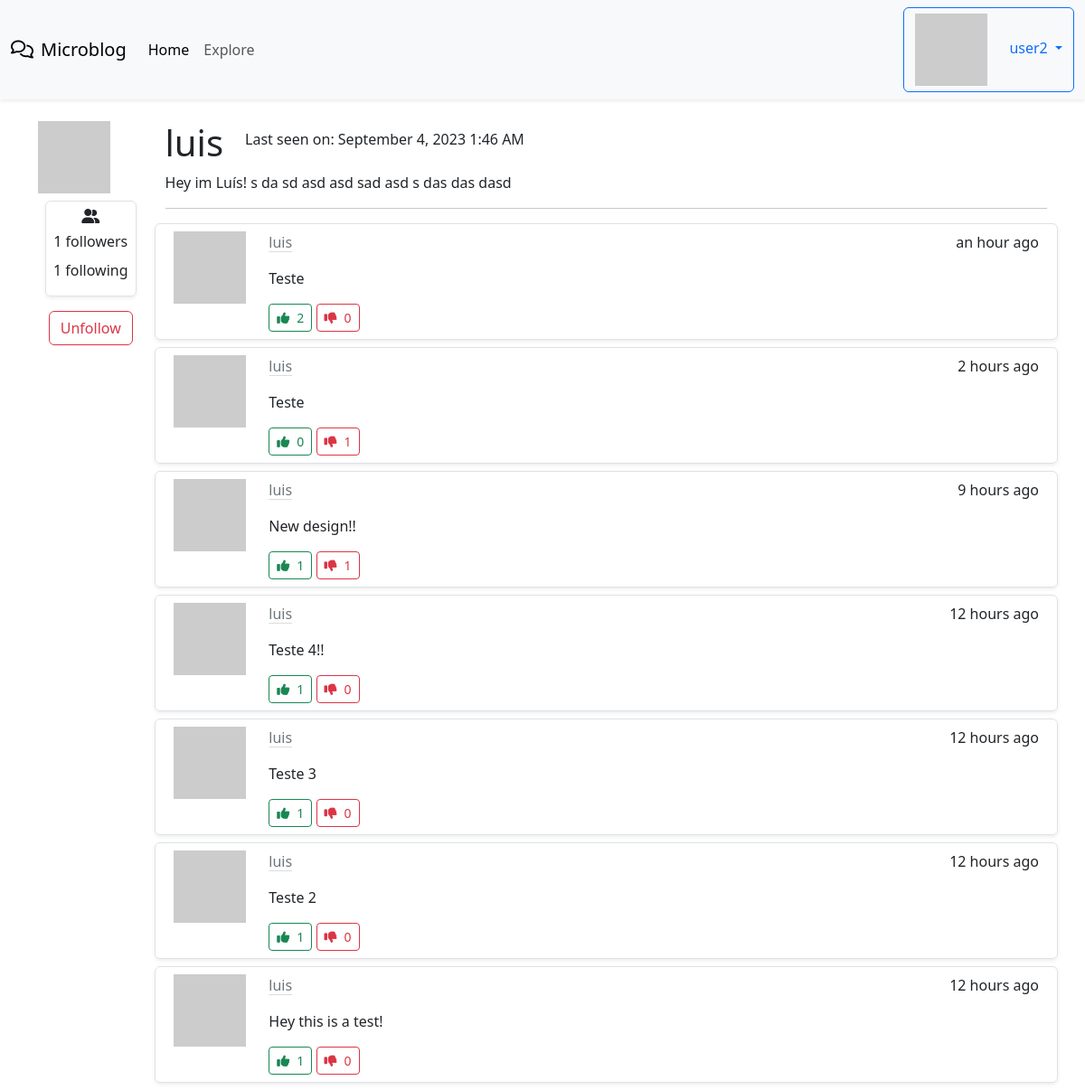
Screenshot of /user/luis (signed in) with the database file from the repository.
### app/models.py (models this page shows, shortened)
class User(UserMixin, db.Model):
    id = db.Column(db.Integer, primary_key = True)
    username = db.Column(db.String(64), index = True, unique = True)
    email = db.Column(db.String(120), index = True, unique = True)
    password_hash = db.Column(db.String(128))
    posts = db.relationship('Post', backref='author', lazy='dynamic')
    about_me = db.Column(db.String(140))
    last_seen = db.Column(db.DateTime, default=datetime.utcnow)
    followed = db.relationship(
        'User', secondary=followers,
        primaryjoin=(followers.c.follower_id == id),
        secondaryjoin=(followers.c.followed_id == id),
        backref=db.backref('followers', lazy='dynamic'), lazy='dynamic'
    )
    upvotes = db.relationship('Upvote', backref='user', lazy='dynamic')
    downvotes = db.relationship('Downvote', backref='user', lazy='dynamic')
    def avatar(self, size):
        digest = md5(self.email.lower().encode('utf-8')).hexdigest()
        return 'https://www.gravatar.com/avatar/{}?d=identicon&s={}'.format(digest, size)
    def is_following(self, user):
        return self.followed.filter(
            followers.c.followed_id == user.id
        ).count() > 0

class Post(db.Model):
    id = db.Column(db.Integer, primary_key=True)
    body = db.Column(db.String(140))
    timestamp = db.Column(db.DateTime, index=True, default=datetime.utcnow)
    user_id = db.Column(db.Integer, db.ForeignKey('user.id'))
    language = db.Column(db.String(5))
    upvotes = db.relationship('Upvote', backref='post', lazy='dynamic')
    downvotes = db.relationship('Downvote', backref='post', lazy='dynamic')

### app/main/routes.py (the view)
@bp.route('/user/<username>')
@login_required
def user(username):
    user = User.query.filter_by(username=username).first_or_404()
    page = request.args.get('page', 1, type=int)
    posts = user.posts.order_by(Post.timestamp.desc()).paginate(
        page=page, per_page=current_app.config['POSTS_PER_PAGE'], error_out=False
    )
    next_url = url_for('main.user', page=posts.next_num) if posts.has_next else None
    prev_url = url_for('main.user', page=posts.prev_num) if posts.has_prev else None
    form = EmptyForm()
    return render_template('user.html', user=user, posts = posts.items, form=form, next_url=next_url, prev_url=prev_url )

### app/main/forms.py
class EmptyForm(FlaskForm):
    submit = SubmitField(_l('Submit'))

### app/__init__.py (called while the page is built)
def get_locale():
    return request.accept_languages.best_match(current_app.config['LANGUAGES'])

### app/main/routes.py (called while the page is built)
@bp.before_request
def before_request():
    if current_user.is_authenticated:
        current_user.last_seen = datetime.utcnow()
        db.session.commit()
    g.locale = str(get_locale())

### app/models.py (called while the page is built)
@login.user_loader
def load_user(id):
    return User.query.get(int(id))

### app/templates/user.html (shortened to what this page needs)
{% extends "base.html" %}
{% from 'bootstrap5/form.html' import render_field %}
{% block content %}
<div class="container mt-4">
  <div class="d-flex flex-row">
    <div class="me-4">
      <img src="{{ user.avatar(128) }}" />
      <div class="border rounded shadow-sm p-2 m-2 d-flex flex-column align-items-center">
        <i class="fa-solid fa-user-group mb-2"></i>
        <p class="mb-2">{{ _('%(count)d followers', count=user.followers.count()) }}</p>
        <p class="mb-2">{{ _('%(count)d following', count=user.followed.count()) }}</p>
      </div>
      {% if not current_user.is_following(user) and user != current_user %}
      <div>
        <p>
          <form action="{{ url_for('main.follow', username=user.username) }}" method="post">
              {{ form.hidden_tag() }}
              <div class="d-flex justify-content-center">
                {{ form.submit(value='Follow', class='btn btn-primary') }}
              </div>
            </form>
        </p>
      </div>
      {% elif current_user.is_following(user) and user != current_user %}
      <div>
        <p>
          <form action="{{ url_for('main.unfollow', username=user.username) }}" method="post">
              <div class="d-flex justify-content-center">
                {{ form.submit(value='Unfollow', class='btn btn-outline-danger') }}
              </div>
          </form>
        </p>
      </div>
      {% endif %}
    </div>
    <div class="col">
      <div class="d-flex flex-row align-items-center">
        <h1>{{ user.username }}</h1>
        {% if user.last_seen %}
          <p class="ms-4">{{ _('Last seen on') }}: {{ moment(user.last_seen).format('LLL') }}</p>
        {% endif %}
      </div>
      <div>
      {% if user.about_me %}
        <p>{{ user.about_me }}</p>
      {% endif %}
      </div>
      <div>
        <hr/>
        {% for post in posts %}
          {% include "_post.html" %}
        {% endfor %}
      </div>
    </div>
  </div>
</div>
{% endblock %}

### app/templates/base.html (shortened to what this page needs)
<!doctype html>
<html lang="en">
    <head>
        {% block head %}
        {% block styles %}
            {{ bootstrap.load_css() }}
        {% endblock %}
        {% endblock %}
    </head>
    <body>
      <nav class="navbar navbar-expand-lg bg-body-tertiary shadow-sm">
        <div class="container-fluid">
          <a class="navbar-brand" href="{{ url_for('main.index') }}"><i class="fa-regular fa-comments me-2"></i>Microblog</a>
          <div class="collapse navbar-collapse" id="navbarNav">
            <ul class="navbar-nav">
              <li class="nav-item">
                <a class="nav-link active" aria-current="page" href="{{ url_for('main.index') }}">{{_('Home')}}</a>
              </li>
              <li class="nav-item">
                <a class="nav-link" href="{{ url_for('main.explore') }}">{{_('Explore')}}</a>
              </li>
            </ul>
            <ul class="navbar-nav ms-auto">
              {% if current_user.is_anonymous %}
              <li class="nav-item">
                  <a class="btn btn-primary" href="{{ url_for('auth.login') }}">{{_('Login')}}</a>
              </li>
              {% else %}
              <li class="nav-item dropdown">
                <a class="dropdown-toggle btn btn-outline-primary" href="#" role="button" data-bs-toggle="dropdown" aria-expanded="false">
                  <img class="me-4" src="{{ current_user.avatar(36) }}" />{{ current_user.username }}
                </a>
              </li>
              {% endif %}
          </ul>
          </div>
        </div>
      </nav>
      {% block content %}{% endblock %}
  </body>
</html>

### app/templates/_post.html
<div class="row border rounded shadow-sm my-2 p-2">
  <div class="col-1 d-flex align-items-center">
    <img src="{{ post.author.avatar(64) }}" class="align-self-start mr-3" alt="{{ post.author.username }} Avatar">
  </div>
  <div class="col ms-4">
    <div class="d-flex flex-row justify-content-between">
      <a class="link-secondary link-offset-2 link-underline-opacity-25 link-underline-opacity-100-hover" href="{{ url_for('main.user', username=post.author.username) }}">{{ post.author.username }}</a>
      <p>{{ moment(post.timestamp).fromNow() }}</p>
    </div>
    <p>{{ post.body }}</p>
    <form action="/upvote_post/{{post.id}}" method="POST" class="d-inline">
      <button type="submit" class="btn btn-outline-success btn-sm">
        <i class="fa-solid fa-thumbs-up me-2"></i>{{ post.upvotes.count() }}
      </button>
    </form>
    <form action="/downvote_post/{{post.id}}" method="POST" class="d-inline">
      <button type="submit" class="btn btn-outline-danger btn-sm">
        <i class="fa-solid fa-thumbs-down me-2"></i>{{ post.downvotes.count() }}
      </button>
    </form>
  </div>
</div>

### rows the page displays
User: username "user2"
User: username "luis", last_seen "September 4, 2023 1:46 AM", about_me "Hey im Luís! s da sd asd asd sad asd s das das dasd"
Post: author.username "luis", timestamp "an hour ago", body "Teste", upvotes.count "2", downvotes.count "0"
Post: author.username "luis", timestamp "2 hours ago", body "Teste", upvotes.count "0", downvotes.count "1"
Post: author.username "luis", timestamp "9 hours ago", body "New design!!", upvotes.count "1", downvotes.count "1"
Post: author.username "luis", timestamp "12 hours ago", body "Teste 4!!", upvotes.count "1", downvotes.count "0"
Post: author.username "luis", timestamp "12 hours ago", body "Teste 3", upvotes.count "1", downvotes.count "0"
Post: author.username "luis", timestamp "12 hours ago", body "Teste 2", upvotes.count "1", downvotes.count "0"
Post: author.username "luis", timestamp "12 hours ago", body "Hey this is a test!", upvotes.count "1", downvotes.count "0"
